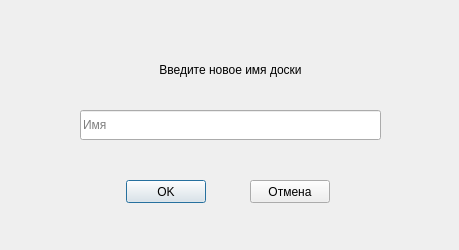
<?xml version="1.0" encoding="UTF-8"?>
<ui version="4.0">
 <class>Dialog</class>
 <widget class="QDialog" name="Dialog">
  <property name="geometry">
   <rect>
    <x>0</x>
    <y>0</y>
    <width>459</width>
    <height>250</height>
   </rect>
  </property>
  <property name="windowTitle">
   <string>Dialog</string>
  </property>
  <widget class="QLineEdit" name="nameInput">
   <property name="geometry">
    <rect>
     <x>80</x>
     <y>110</y>
     <width>301</width>
     <height>30</height>
    </rect>
   </property>
   <property name="cursor">
    <cursorShape>IBeamCursor</cursorShape>
   </property>
   <property name="contextMenuPolicy">
    <enum>Qt::ActionsContextMenu</enum>
   </property>
   <property name="acceptDrops">
    <bool>false</bool>
   </property>
   <property name="alignment">
    <set>Qt::AlignLeading|Qt::AlignLeft|Qt::AlignVCenter</set>
   </property>
   <property name="placeholderText">
    <string>Имя</string>
   </property>
   <property name="cursorMoveStyle">
    <enum>Qt::LogicalMoveStyle</enum>
   </property>
   <property name="clearButtonEnabled">
    <bool>true</bool>
   </property>
   <property name="class" stdset="0">
    <string>textInput</string>
   </property>
  </widget>
  <widget class="QLabel" name="headerText">
   <property name="geometry">
    <rect>
     <x>80</x>
     <y>50</y>
     <width>301</width>
     <height>40</height>
    </rect>
   </property>
   <property name="layoutDirection">
    <enum>Qt::LeftToRight</enum>
   </property>
   <property name="text">
    <string>Введите новое имя доски</string>
   </property>
   <property name="alignment">
    <set>Qt::AlignCenter</set>
   </property>
   <property name="class" stdset="0">
    <string>regularText</string>
   </property>
  </widget>
  <widget class="QPushButton" name="okButton">
   <property name="geometry">
    <rect>
     <x>126</x>
     <y>180</y>
     <width>80</width>
     <height>23</height>
    </rect>
   </property>
   <property name="cursor">
    <cursorShape>PointingHandCursor</cursorShape>
   </property>
   <property name="text">
    <string>OK</string>
   </property>
   <property name="class" stdset="0">
    <string>whiteButton</string>
   </property>
  </widget>
  <widget class="QPushButton" name="cancelButton">
   <property name="geometry">
    <rect>
     <x>250</x>
     <y>180</y>
     <width>80</width>
     <height>23</height>
    </rect>
   </property>
   <property name="cursor">
    <cursorShape>PointingHandCursor</cursorShape>
   </property>
   <property name="text">
    <string>Отмена</string>
   </property>
   <property name="class" stdset="0">
    <string>redButton</string>
   </property>
  </widget>
 </widget>
 <resources/>
 <connections/>
</ui>
